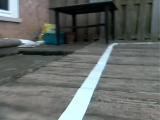
#> input picture OpenCVBasics/image/16002_cam-image_array_.jpg, 160 x 120 px
$ python edge_detector.py   (older library calls are emulated)
#> lines starting #> are read from the running program, lines starting #| are printed output that depends on the picture
import cv2
import numpy as np
image = cv2.imread('image/16002_cam-image_array_.jpg')
#> image is the input picture: shape (120, 160, 3); mean B, G, R 102.7, 105.3, 100.6


image = cv2.cvtColor(image,cv2.COLOR_BGR2GRAY)
#> image: shape (120, 160)
blur = cv2.GaussianBlur(image,(7,7),0)
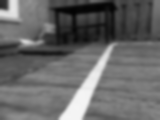
#> blur: shape (120, 160); min 3, max 245, mean 103.6

cv2.imshow('Desert',blur)
cv2.waitKey(0)

gX = cv2.Sobel(blur,ddepth=cv2.CV_64F,dx=1,dy=0)
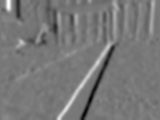
#> gX: shape (120, 160) float64; min -275, max 308, mean 0.5; drawn with min black and max white
gY = cv2.Sobel(blur,ddepth=cv2.CV_64F,dx=0,dy=1)
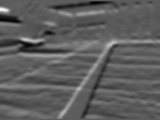
#> gY: shape (120, 160) float64; min -203, max 354, mean 2.8; drawn with min black and max white

gradient = np.sqrt(np.square(gX),np.square(gY))
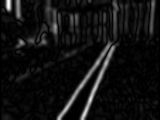
#> gradient: shape (120, 160) float64; min 0, max 308, mean 21.4; drawn with min black and max white
orient = np.arctan(gY,gX)*(180/np.pi)%180
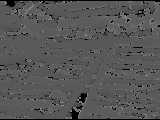
#> orient: shape (120, 160) float64; min 0, max 135, mean 86.6

idx = np.where(orient >= 100,orient,-1)
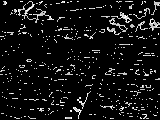
#> idx: shape (120, 160) float64; min -1, max 135, mean 9.1; drawn with min black and max white
idx = np.where(idx <=180,idx,-1)

mask = np.zeros(image.shape,dtype='uint8')
mask[idx > -1] = 255

cv2.imshow('Mask',mask)
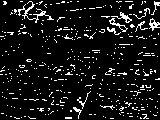
#> window 'Mask': shape (120, 160); 8.9% white in thin lines or dots
cv2.waitKey(0)

$ run again, with OpenCVBasics/image/19612_cam-image_array_.jpg copied over OpenCVBasics/image/16002_cam-image_array_.jpg
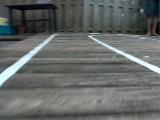
#> input picture OpenCVBasics/image/19612_cam-image_array_.jpg, 160 x 120 px
#> image is the input picture: shape (120, 160, 3); mean B, G, R 101.8, 103.8, 99.9
#> image: shape (120, 160)
#> `orient = np.arctan(gY,gX)*(180/np.pi)%180`:
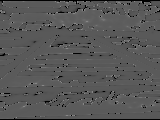
#> orient: shape (120, 160) float64; min 0, max 135, mean 87.2
#> `cv2.imshow('Mask',mask)`:
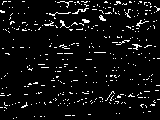
#> window 'Mask': shape (120, 160); 6% white in thin lines or dots

$ run again, with OpenCVBasics/image/Desert.jpg copied over OpenCVBasics/image/16002_cam-image_array_.jpg
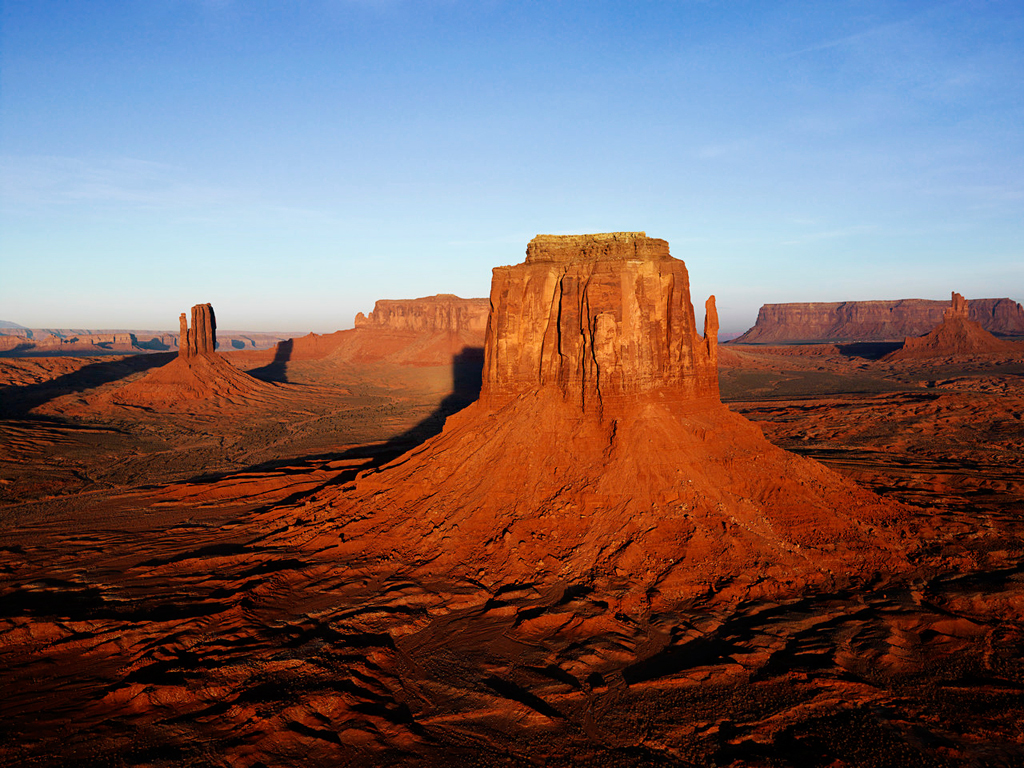
#> input picture OpenCVBasics/image/Desert.jpg, 1024 x 768 px
#> image is the input picture: shape (768, 1024, 3); mean B, G, R 100.1, 99.2, 119.4
#> image: shape (768, 1024)
#> `orient = np.arctan(gY,gX)*(180/np.pi)%180`:
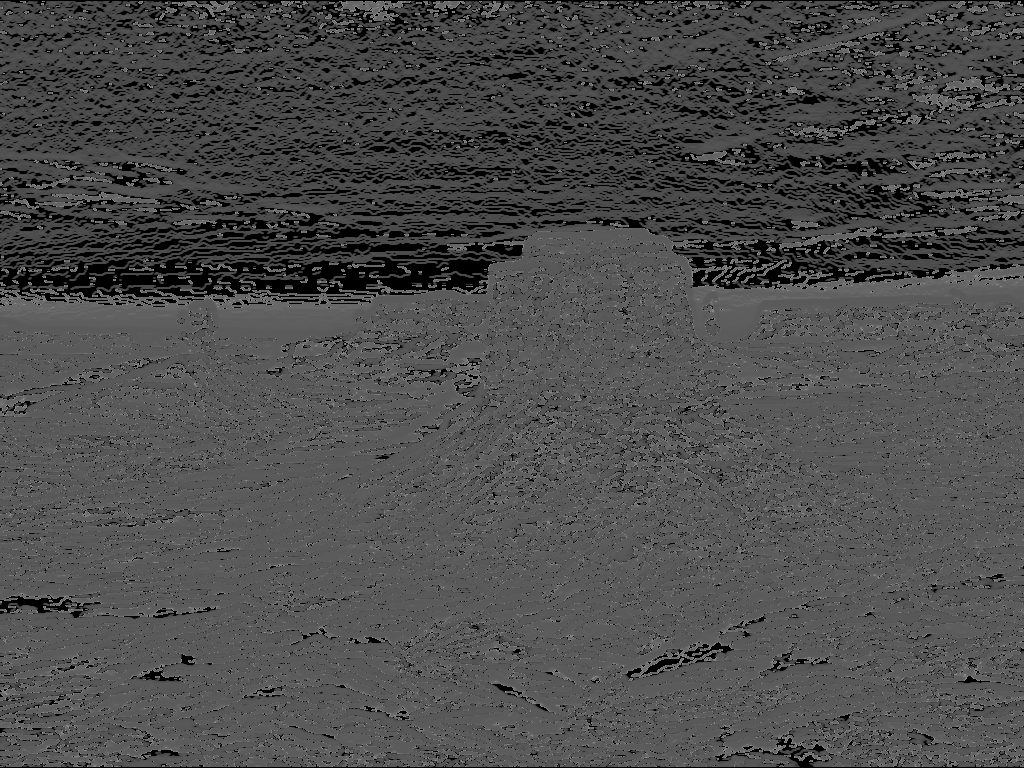
#> orient: shape (768, 1024) float64; min 0, max 135, mean 76.6
#> `cv2.imshow('Mask',mask)`:
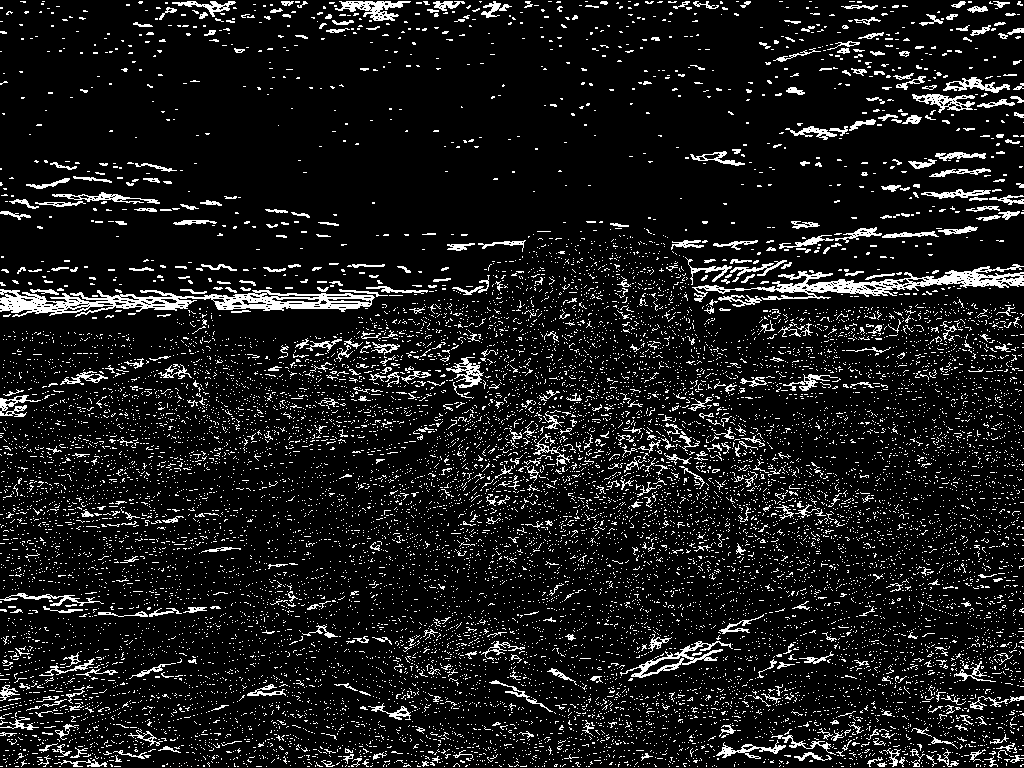
#> window 'Mask': shape (768, 1024); 10% white in thin lines or dots
